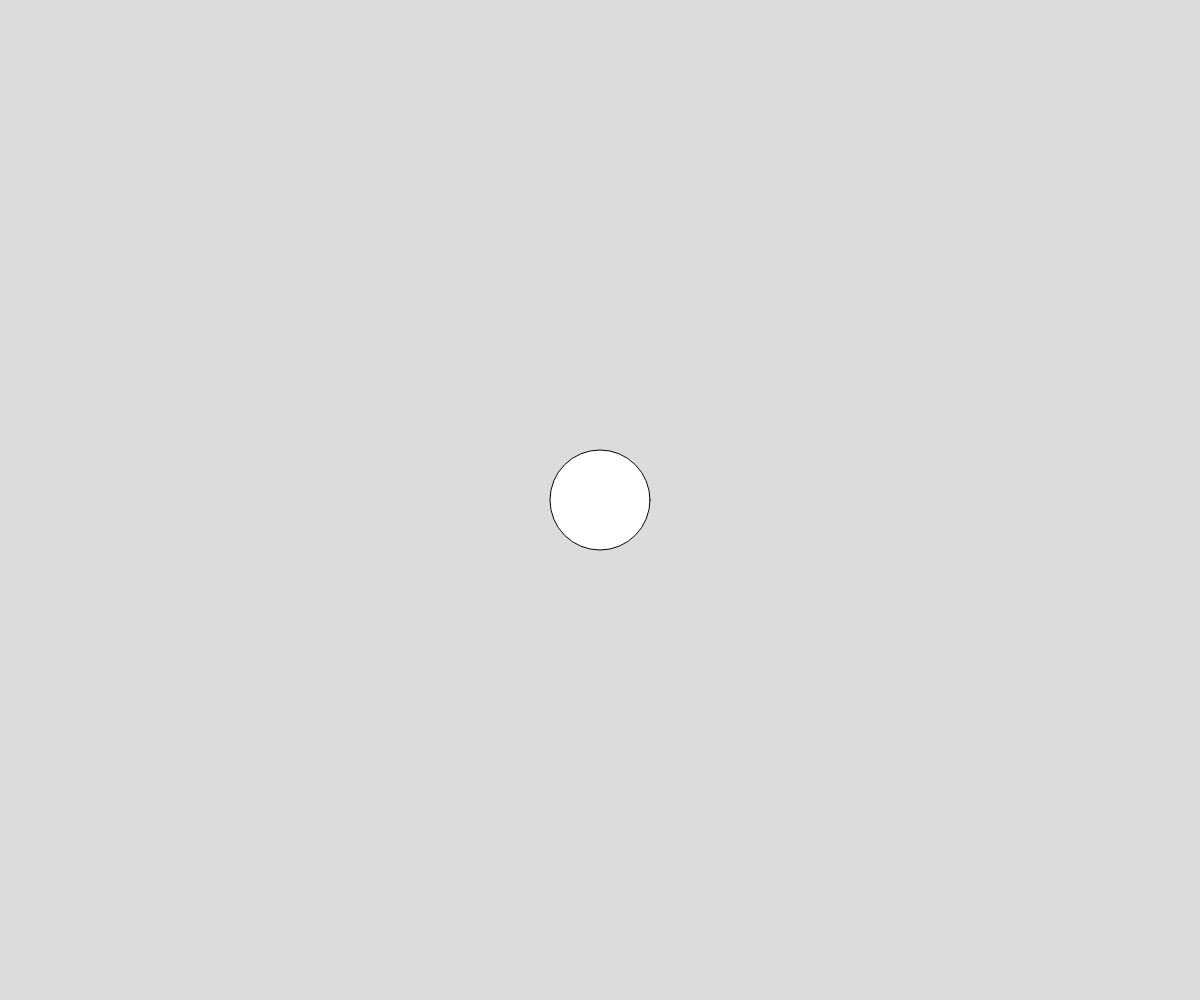
Frame 1 (no input)
Frame 60 (no input): identical to frame 1, image omitted
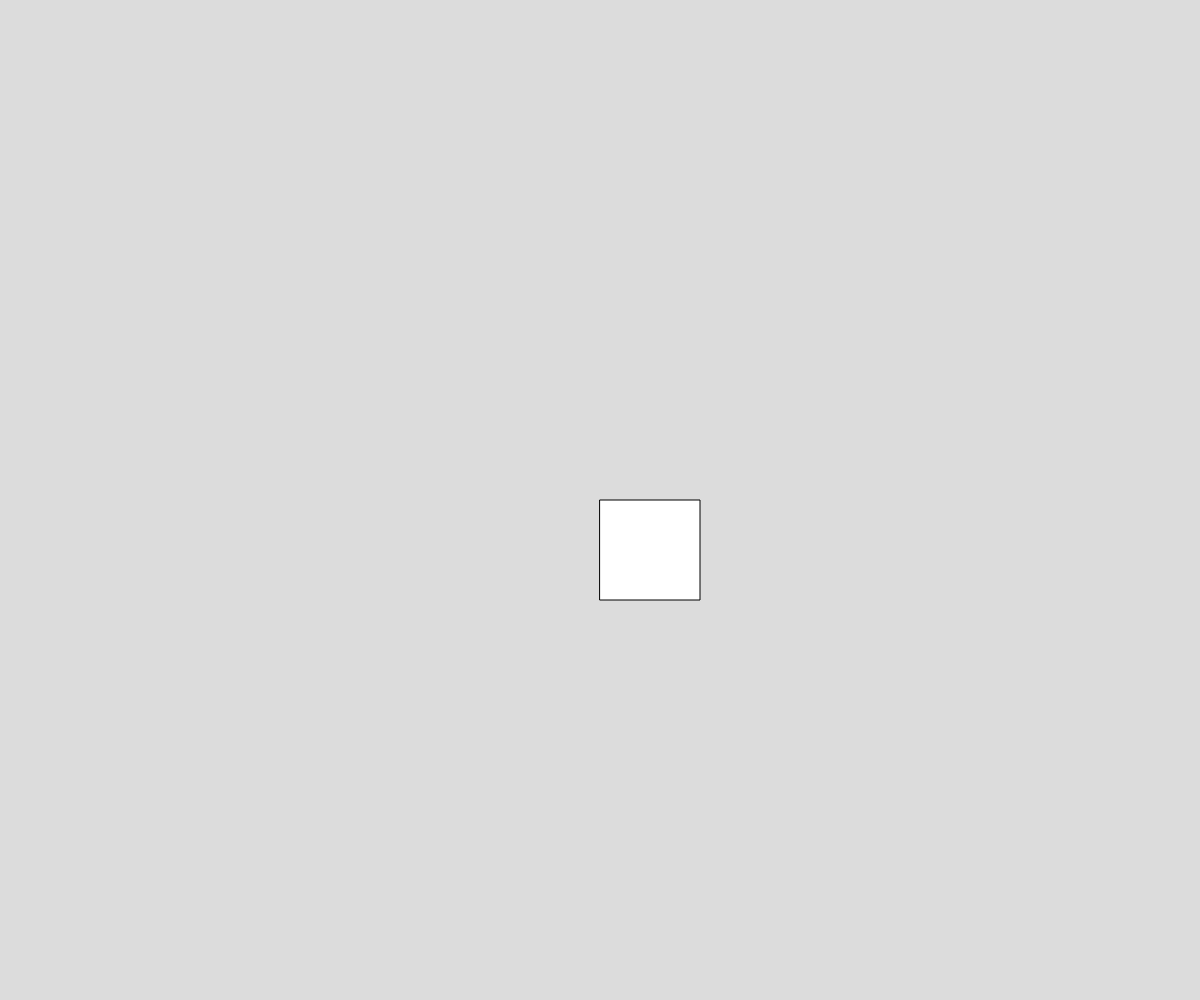
Frame 120 (the mouse pressed at the canvas centre since frame 60)

The p5.js sketch that drew these frames (run headless with seeded random() and noise() and a simulated clock; from frame 60 on, the mouse is pressed at the canvas centre):

// p5.js sketch
// ── sketch.js
// Project Title
// Your Name
// Date
//
// Extra for Experts:
// - describe what you did to take this project "above and beyond"

let shapeState = 0; // 0 = circle 1 = square 
                    // 2 = triangle 3 = starburst
let startTime;

function setup() {
  createCanvas(windowWidth, windowHeight);
  startTime = millis();
}

function draw() {
  background(220);
  drawShape();
  manageTime();
}

function drawShape(){
  //draws a shape based on the shapeState variable
  let x = width/2;
  let y = height/2;
  switch(shapeState){
    case 0:
      circle(width/2, height/2, 100);
      break;
    case 1:
      square(width/2, height/2, 100);
      break;
    case 2:
      triangle(x - 50, y + 50, x + 50, y+ 50, x, y - 50);
      break;
    case 3:
      for(let i = 0; i < 30; i++){
        let x2 = random(x-width/2, x+ width/2);
        let y2 = random(y-height/2, y+height/2);
        line(x,y,x2,y2);
      }
      break;
  }
}

function manageTime(){
  let elapsedTime = millis() - startTime;
  if (elapsedTime > 1000){
    if ( shapeState === 3){
       shapeState = 0;
    }
    else{
      shapeState++;
    }
    startTime = millis();
  }
}
